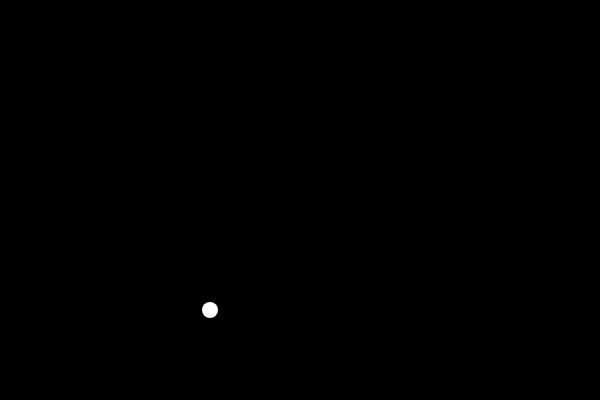
Frame 1 (no input)
Frame 60 (no input): identical to frame 1, image omitted
Frame 120 (the mouse pressed at the canvas centre since frame 60): identical to frame 1, image omitted

The p5.js sketch that drew this single still picture (run headless with seeded random() and noise() and a simulated clock; from frame 60 on, the mouse is pressed at the canvas centre):

// p5.js sketch
// ── sketch.js
// Daniel Shiffman
// http://codingtra.in
// http://patreon.com/codingtrain

// Simple Particle System
// Edited Video: https://www.youtube.com/watch?v=UcdigVaIYAk

particles = [];

function setup() {
  createCanvas(600, 400);
}

function draw() {
  background(0);
  /*
  for (let i = 0; i < 5; i++) {
    let p = new Particle();
    particles.push(p);
  }
  for (let i = particles.length - 1; i >= 0; i--) {
    particles[i].update();
    particles[i].show();
    
  }
  */
  let p = new Particle(200,300);
  p.flow();
  p.show();

}


// ── Particle.js
class Particle {
  constructor(locx,locy) {
    /*
    this.x = random(width);
    this.y = random(height);
    this.speed = 
    this.alpha = 255;
    */
    this.locx=locx;
    this.locy=locy;
    this.speedx=10;
    this.speedy=10;
   

    this.rad;
    this.col;
    this.maxVel = 1.6;
    this.index;
  }

 

  update() {
    /*
    this.x += this.vx;
    this.y += this.vy;
    this.alpha -= 5;
    */
    //flow();
  }

  show() {
    noStroke();
    //stroke(255);
    fill(255);
    ellipse(this.locx, this.locy, 16);
  }


  flow(){
    /*
    let deg = 360.0*noise (
      this.locx/666.0,
      this.locy/666.0,
      millis()/100000.0
      );
    let noiseStrength = 106.3;
    //this.rad = radians(deg*noiseStrength);
    this.rad = radians(500);
    /*
    this.speed.set(sin(this.rad),cos(this.rad));
    if(speed.magSq()>(maxVel)){
      this.speed.normalize();
      this.speed.mult(maxVel);
    }
    */
    //this.speedx = sin(360);
    //this.speedy = cos(360);
    
    this.locx+=this.speedx;
    this.locy+=this.speedy;
  }
}
